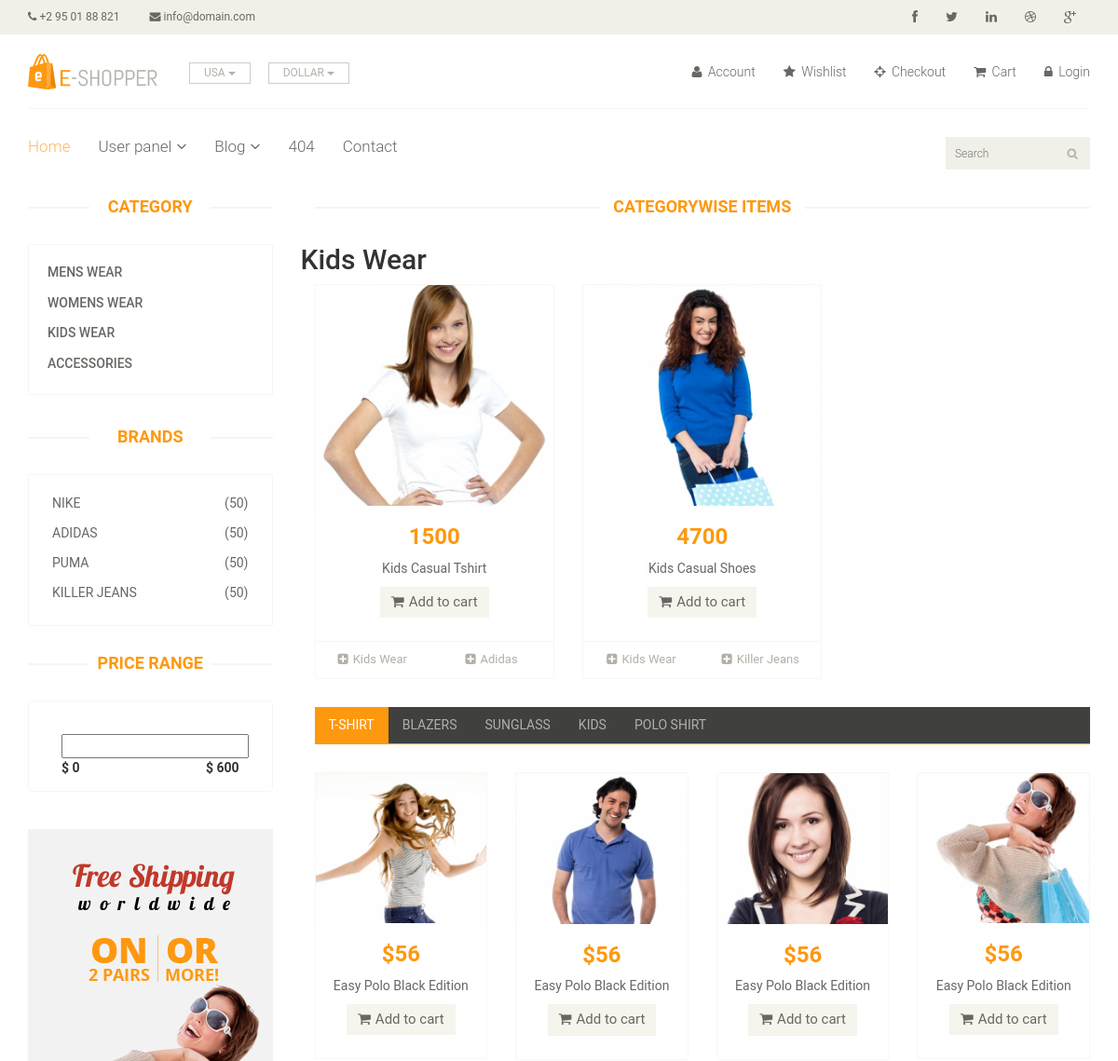
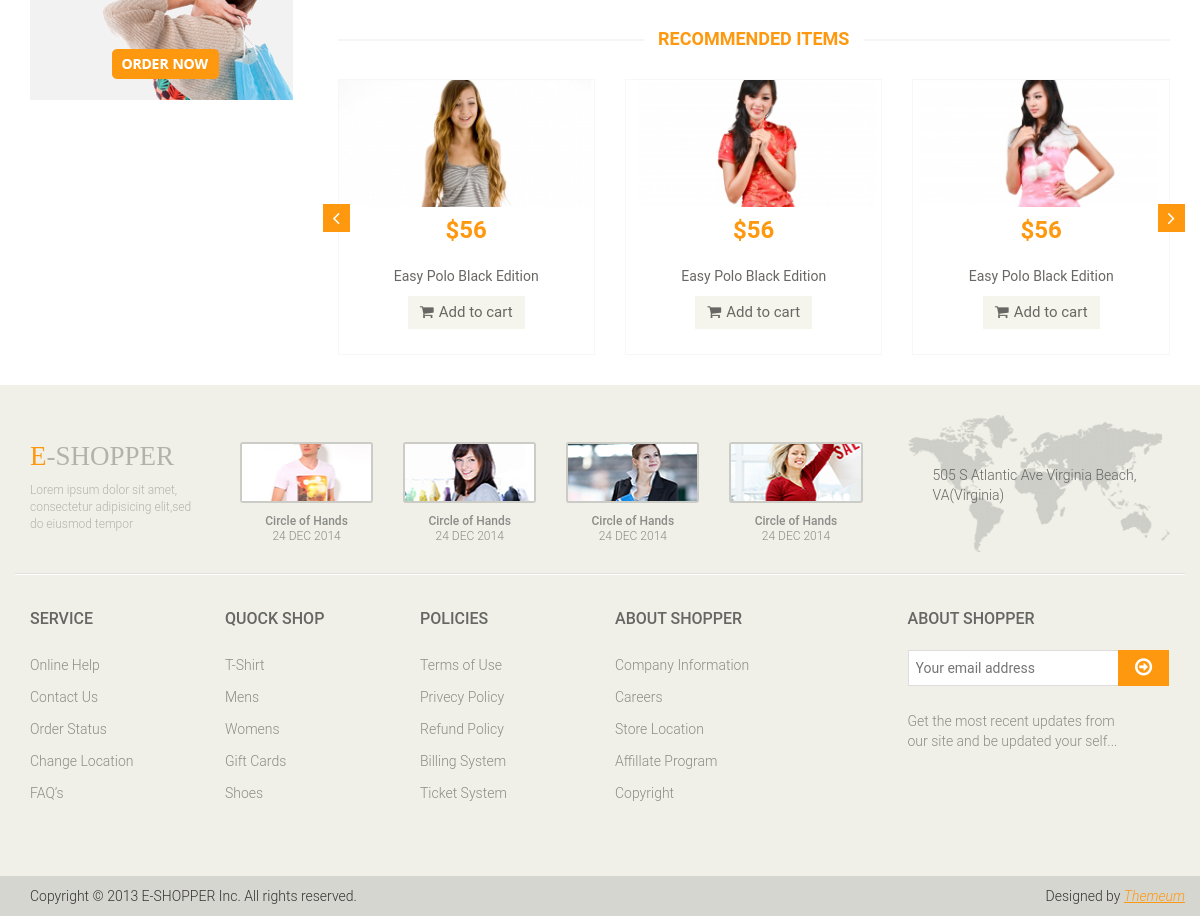
The app's page /project/category-wise-product.php?catid=3 with its own data (2 pictures, top to bottom).
### tables this page shows
CREATE TABLE IF NOT EXISTS `categories` (
`ca_id` int(11) NOT NULL,
  `ca_name` varchar(100) NOT NULL,
  `ca_time` timestamp NOT NULL DEFAULT CURRENT_TIMESTAMP ON UPDATE CURRENT_TIMESTAMP
);

CREATE TABLE IF NOT EXISTS `brands` (
`br_id` int(11) NOT NULL,
  `br_name` varchar(100) NOT NULL,
  `br_time` timestamp NOT NULL DEFAULT CURRENT_TIMESTAMP ON UPDATE CURRENT_TIMESTAMP
);

CREATE TABLE IF NOT EXISTS `products` (
`pro_id` int(11) NOT NULL,
  `pro_name` varchar(100) DEFAULT NULL,
  `pro_price` decimal(8,2) DEFAULT NULL,
  `pro_discount` tinyint(4) DEFAULT NULL,
  `pro_description` longtext,
  `pro_caid` int(11) DEFAULT NULL,
  `pro_brid` int(11) DEFAULT NULL,
  `pro_path` text,
  `pro_time` timestamp NOT NULL DEFAULT CURRENT_TIMESTAMP ON UPDATE CURRENT_TIMESTAMP
);

### project/category-wise-product.php (the view, shortened to what this page needs)
<?php
	require_once 'header.php';
?>
	<section>
		<div class="container">
			<div class="row">
				<div class="col-sm-3">
					<?php
					require_once 'sidebar.php';
					?>
				</div>
				<div class="col-sm-9 padding-right">
					<div class="features_items">
						<h2 class="title text-center">Categorywise Items</h2>
<?php
		$categoryid=$_REQUEST['catid'];
		$str_catname="select ca_name from categories where ca_id = '$categoryid'";
		$res_catname=mysqli_query($conn,$str_catname) or die(mysqli_error($conn));
		$ans_catname= mysqli_fetch_assoc($res_catname);
		echo "<h2>".$ans_catname['ca_name']."</h2>";
	$str = "select pro_id,pro_name,pro_price,pro_discount,pro_description,pro_path,br_name,ca_name  from brands,categories,products where br_id=pro_brid and ca_id=pro_caid and pro_caid='$categoryid' order by pro_id desc";
	$res = mysqli_query($conn,$str) or die(mysqli_error($conn));
	if($res->num_rows > 0):
	while($ans = $res->fetch_array(MYSQLI_ASSOC)):
?>
	<div class="col-sm-4">
		<div class="product-image-wrapper">
			<div class="single-products">
					<div class="productinfo text-center">
						<img src="<?php echo $ans['pro_path'];?>" alt="" />
						<h2><?php echo round($ans['pro_price']);?></h2>
						<p><?php echo $ans['pro_name'];?></p>
						<a href="#" class="btn btn-default add-to-cart"><i class="fa fa-shopping-cart"></i>Add to cart</a>
					</div>
					<div class="product-overlay">
						<div class="overlay-content">
						</div>
					</div>
			</div>
			<div class="choose">
				<ul class="nav nav-pills nav-justified">
					<li><a href="#"><i class="fa fa-plus-square"></i><?php echo $ans['ca_name'];?></a></li>
					<li><a href="#"><i class="fa fa-plus-square"></i><?php echo $ans['br_name'];?></a></li>
				</ul>
			</div>
		</div>
	</div>
<?php
	endwhile;
	endif;
?>
					</div>
					<div class="category-tab">
						<div class="col-sm-12">
							<ul class="nav nav-tabs">
								<li class="active"><a href="#tshirt" data-toggle="tab">T-Shirt</a></li>
								<li><a href="#blazers" data-toggle="tab">Blazers</a></li>
								<li><a href="#sunglass" data-toggle="tab">Sunglass</a></li>
								<li><a href="#kids" data-toggle="tab">Kids</a></li>
								<li><a href="#poloshirt" data-toggle="tab">Polo shirt</a></li>
							</ul>
						</div>
						<div class="tab-content">
							<div class="tab-pane fade active in" id="tshirt" >
								<div class="col-sm-3">
									<div class="product-image-wrapper">
										<div class="single-products">
											<div class="productinfo text-center">
												<img src="images/home/gallery1.jpg" alt="" />
												<h2>$56</h2>
												<p>Easy Polo Black Edition</p>
												<a href="#" class="btn btn-default add-to-cart"><i class="fa fa-shopping-cart"></i>Add to cart</a>
											</div>
										</div>
									</div>
								</div>
								<div class="col-sm-3">
									<div class="product-image-wrapper">
										<div class="single-products">
											<div class="productinfo text-center">
												<img src="images/home/gallery2.jpg" alt="" />
												<h2>$56</h2>
												<p>Easy Polo Black Edition</p>
												<a href="#" class="btn btn-default add-to-cart"><i class="fa fa-shopping-cart"></i>Add to cart</a>
											</div>
										</div>
									</div>
								</div>
								<div class="col-sm-3">
									<div class="product-image-wrapper">
										<div class="single-products">
											<div class="productinfo text-center">
												<img src="images/home/gallery3.jpg" alt="" />
												<h2>$56</h2>
												<p>Easy Polo Black Edition</p>
												<a href="#" class="btn btn-default add-to-cart"><i class="fa fa-shopping-cart"></i>Add to cart</a>
											</div>
										</div>
									</div>
								</div>
								<div class="col-sm-3">
									<div class="product-image-wrapper">
										<div class="single-products">
											<div class="productinfo text-center">
												<img src="images/home/gallery4.jpg" alt="" />
												<h2>$56</h2>
												<p>Easy Polo Black Edition</p>
												<a href="#" class="btn btn-default add-to-cart"><i class="fa fa-shopping-cart"></i>Add to cart</a>
											</div>
										</div>
									</div>
								</div>
							</div>
						</div>
					</div>
					<div class="recommended_items">
						<h2 class="title text-center">recommended items</h2>
						<div id="recommended-item-carousel" class="carousel slide" data-ride="carousel">
							<div class="carousel-inner">
								<div class="item active">
									<div class="col-sm-4">
										<div class="product-image-wrapper">
											<div class="single-products">
												<div class="productinfo text-center">
													<img src="images/home/recommend1.jpg" alt="" />
													<h2>$56</h2>
													<p>Easy Polo Black Edition</p>
													<a href="#" class="btn btn-default add-to-cart"><i class="fa fa-shopping-cart"></i>Add to cart</a>
												</div>
											</div>
										</div>
									</div>
									<div class="col-sm-4">
										<div class="product-image-wrapper">
											<div class="single-products">
												<div class="productinfo text-center">
													<img src="images/home/recommend2.jpg" alt="" />
													<h2>$56</h2>
													<p>Easy Polo Black Edition</p>
													<a href="#" class="btn btn-default add-to-cart"><i class="fa fa-shopping-cart"></i>Add to cart</a>
												</div>
											</div>
										</div>
									</div>
									<div class="col-sm-4">
										<div class="product-image-wrapper">
											<div class="single-products">
												<div class="productinfo text-center">
													<img src="images/home/recommend3.jpg" alt="" />
													<h2>$56</h2>
													<p>Easy Polo Black Edition</p>
													<a href="#" class="btn btn-default add-to-cart"><i class="fa fa-shopping-cart"></i>Add to cart</a>
												</div>
											</div>
										</div>
									</div>
								</div>
							</div>
							 <a class="left recommended-item-control" href="#recommended-item-carousel" data-slide="prev">
								<i class="fa fa-angle-left"></i>
							  </a>
							  <a class="right recommended-item-control" href="#recommended-item-carousel" data-slide="next">
								<i class="fa fa-angle-right"></i>
							  </a>
						</div>
					</div>
				</div>
			</div>
		</div>
	</section>
<?php
	require_once 'footer.php';
?>

### project/sidebar.php
<div class="left-sidebar">
						<h2>Category</h2>
						<div class="panel-group category-products" id="accordian">
							<?php
								$str="select ca_id,ca_name from categories";
								$res=mysqli_query($conn,$str) or die(mysqli_error($conn));
								if($res->num_rows>0):
									while ($ans=$res->fetch_array(MYSQLI_ASSOC)) :
							?>
							<div class="panel panel-default">
									<div class="panel-heading">
										<h4 class="panel-title"><a href="category-wise-product.php?catid=<?php echo $ans['ca_id']?> ">
											<?php
												echo($ans['ca_name']);
											?>
										</a></h4>
									</div>
								</div>
								<?php
								endwhile;
								endif;
							?>
						</div>
						<div class="brands_products">
							<h2>Brands</h2>
							<div class="brands-name">
								<ul class="nav nav-pills nav-stacked">
									<?php
										$str="select br_id,br_name from brands";
										$res=mysqli_query($conn,$str) or die(mysqli_error($conn));
										if($res->num_rows>0):
											while ($ans=$res->fetch_array(MYSQLI_ASSOC)) :
									?>
										<li><a href="brand-wise-product.php?brid=<?php echo $ans['br_id']?>"> <span class="pull-right">(50)</span>
												<?php
													echo $ans['br_name'];
												?>
											</a>
										</li>
									<?php
										endwhile;
										endif;
									?>
								</ul>
							</div>
						</div>
						<div class="price-range">
							<h2>Price Range</h2>
							<div class="well text-center">
								 <input type="text" class="span2" value="" data-slider-min="0" data-slider-max="600" data-slider-step="5" data-slider-value="[250,450]" id="sl2" ><br />
								 <b class="pull-left">$ 0</b> <b class="pull-right">$ 600</b>
							</div>
						</div>
						<div class="shipping text-center">
							<img src="images/home/shipping.jpg" alt="" />
						</div>
</div>

### records on screen
categories: ca_name "MENS WEAR"
categories: ca_name "WOMENS WEAR"
categories: ca_name "KIDS WEAR", ca_name "Kids Wear"
categories: ca_name "ACCESSORIES"
brands: br_name "NIKE"
brands: br_name "ADIDAS", products.pro_path (picture), products.pro_price "1500", products.pro_name "Kids Casual Tshirt", categories.ca_name "Kids Wear", br_name "Adidas"
brands: br_name "PUMA"
brands: br_name "KILLER JEANS", products.pro_path (picture), products.pro_price "4700", products.pro_name "Kids Casual Shoes", categories.ca_name "Kids Wear", br_name "Killer Jeans"
